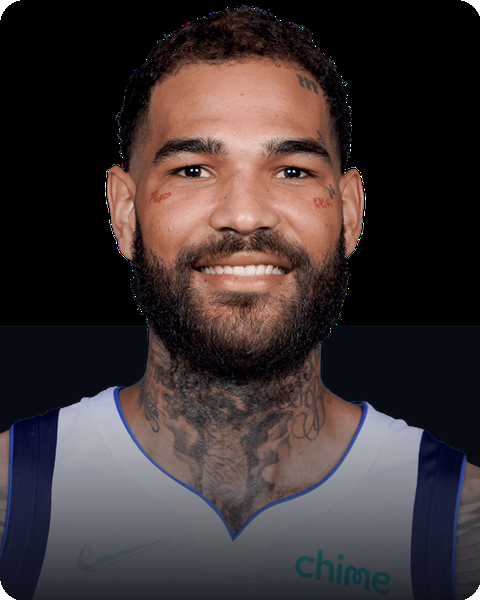
#> input picture assets/images/nba/p_1626161.png, 480 x 600 px; its folder holds 4 pictures in this run
$ python convert_assets_to_webp.py
#> lines starting #> are read from the running program, lines starting #| are printed output that depends on the picture
#!/usr/bin/env python3
import os
import glob
import json
import time
from concurrent.futures import ProcessPoolExecutor, as_completed
from PIL import Image

ASSETS_DIR = "/run/media/system/Games/Workbench/Over and Under Game/assets/images/nba"
CAT_DIR = "/run/media/system/Games/Workbench/Over and Under Game/data/categories"

def convert_one(png_path, quality=82):
#> called with png_path = 'assets/images/nba/p_1626161.png', quality = 82
    png_size = os.path.getsize(png_path)
    webp_path = os.path.splitext(png_path)[0] + ".webp"

    with Image.open(png_path) as im:
#> im is the input picture: PIL image 480x600 RGBA; mean R, G, B, A 60.2, 50.4, 50.9, 254.6
        if im.mode not in ("RGB", "RGBA"):
            im = im.convert("RGBA")
        im.save(webp_path, format="WEBP", quality=quality, method=4)

    webp_size = os.path.getsize(webp_path)

    # Remove original PNG and its .import file
    try:
        os.remove(png_path)
    except OSError:
        pass
    import_path = png_path + ".import"
    if os.path.exists(import_path):
        try:
            os.remove(import_path)
        except OSError:
            pass

    return (png_size, webp_size)

def convert_pngs_to_webp(quality=82):
    png_files = sorted(glob.glob(os.path.join(ASSETS_DIR, "*.png")))
    total_files = len(png_files)
    print(f"Found {total_files} PNG files to convert to WebP...", flush=True)
    if total_files == 0:
        return

    total_png_bytes = 0
    total_webp_bytes = 0
    t0 = time.time()

    cpu_count = min(os.cpu_count() or 4, 16)
    print(f"Running conversion with {cpu_count} worker processes...", flush=True)

    completed = 0
    with ProcessPoolExecutor(max_workers=cpu_count) as executor:
        futures = {executor.submit(convert_one, p, quality): p for p in png_files}
#> call 2 of convert_one, with png_path = 'assets/images/nba/p_1629048.png', quality = 82
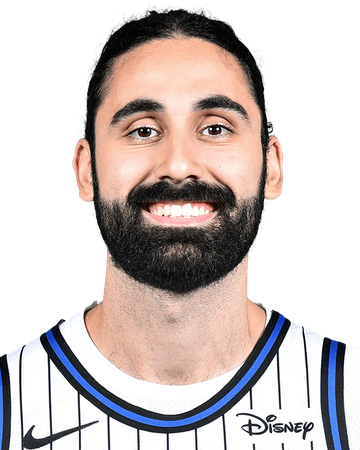
#> input picture assets/images/nba/p_1629048.png, 360 x 450 px
#> in convert_one, im is the input picture: PIL image 360x450 RGBA; mean R, G, B, A 102.2, 92.3, 90.2, 150.2
#> call 3 of convert_one, with png_path = 'assets/images/nba/p_1631207.png', quality = 82
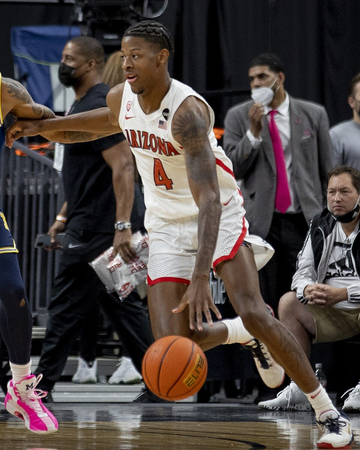
#> input picture assets/images/nba/p_1631207.png, 360 x 450 px
#> in convert_one, im is the input picture: PIL image 360x450 RGBA; mean R, G, B, A 78.3, 69.3, 66.9, 255
#> call 4 of convert_one, with png_path = 'assets/images/nba/p_200748.png', quality = 82
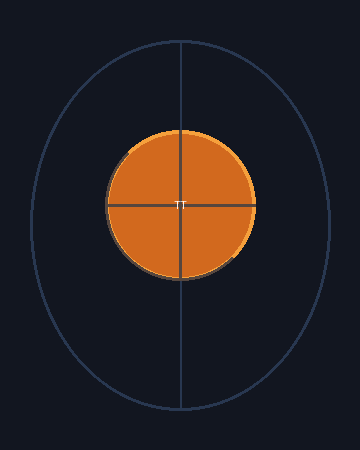
#> input picture assets/images/nba/p_200748.png, 360 x 450 px
#> in convert_one, im is the input picture: PIL image 360x450 RGBA; mean R, G, B, A 38.3, 31.5, 32.9, 254.5
        for fut in as_completed(futures):
            p_bytes, w_bytes = fut.result()
            total_png_bytes += p_bytes
            total_webp_bytes += w_bytes
            completed += 1
            if completed % 100 == 0 or completed == total_files:
                print(f"  [{completed}/{total_files}] converted ({(completed/total_files)*100:.1f}%) in {time.time()-t0:.1f}s", flush=True)

    elapsed = time.time() - t0
    saved_bytes = total_png_bytes - total_webp_bytes
    print(f"\nConversion finished in {elapsed:.2f}s!", flush=True)
    print(f"Original PNG size: {total_png_bytes / (1024*1024):.2f} MB", flush=True)
    print(f"New WebP size:      {total_webp_bytes / (1024*1024):.2f} MB", flush=True)
    if total_png_bytes > 0:
        print(f"Space saved:        {saved_bytes / (1024*1024):.2f} MB ({(saved_bytes/total_png_bytes)*100:.1f}% reduction)", flush=True)

def update_category_jsons():
    cat_files = sorted(glob.glob(os.path.join(CAT_DIR, "*.json")))
    print(f"\nUpdating {len(cat_files)} category JSON files...", flush=True)
    total_replacements = 0

    for cat_path in cat_files:
        with open(cat_path, "r", encoding="utf-8") as f:
            content = f.read()

        new_content = content.replace(".png\"", ".webp\"")

        if content != new_content:
            repl_count = content.count(".png\"") - new_content.count(".png\"")
            total_replacements += repl_count
            with open(cat_path, "w", encoding="utf-8") as f:
                f.write(new_content)
            print(f"  {os.path.basename(cat_path)}: updated {repl_count} image references", flush=True)

    print(f"Total JSON image paths updated to .webp: {total_replacements}", flush=True)

if __name__ == "__main__":
    convert_pngs_to_webp()
    update_category_jsons()
